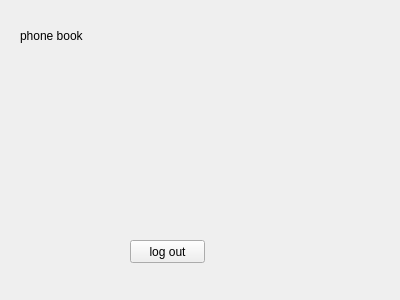
<?xml version="1.0" encoding="UTF-8"?>
<ui version="4.0">
 <class>stackedDialog</class>
 <widget class="QDialog" name="stackedDialog">
  <property name="geometry">
   <rect>
    <x>0</x>
    <y>0</y>
    <width>400</width>
    <height>300</height>
   </rect>
  </property>
  <property name="windowTitle">
   <string>stackedDialog</string>
  </property>
  <widget class="QLabel" name="label">
   <property name="geometry">
    <rect>
     <x>20</x>
     <y>20</y>
     <width>331</width>
     <height>31</height>
    </rect>
   </property>
   <property name="text">
    <string>phone book</string>
   </property>
  </widget>
  <widget class="QStackedWidget" name="stackedWidget">
   <property name="geometry">
    <rect>
     <x>30</x>
     <y>60</y>
     <width>341</width>
     <height>221</height>
    </rect>
   </property>
   <property name="currentIndex">
    <number>1</number>
   </property>
   <widget class="QWidget" name="page1">
    <widget class="QLabel" name="label_2">
     <property name="geometry">
      <rect>
       <x>20</x>
       <y>30</y>
       <width>47</width>
       <height>13</height>
      </rect>
     </property>
     <property name="text">
      <string>TextLabel</string>
     </property>
    </widget>
    <widget class="QLabel" name="label_3">
     <property name="geometry">
      <rect>
       <x>20</x>
       <y>70</y>
       <width>47</width>
       <height>13</height>
      </rect>
     </property>
     <property name="text">
      <string>TextLabel</string>
     </property>
    </widget>
    <widget class="QPushButton" name="pushButton">
     <property name="geometry">
      <rect>
       <x>110</x>
       <y>160</y>
       <width>75</width>
       <height>23</height>
      </rect>
     </property>
     <property name="text">
      <string>log in</string>
     </property>
    </widget>
   </widget>
   <widget class="QWidget" name="page2">
    <widget class="QPushButton" name="pushButton_2">
     <property name="geometry">
      <rect>
       <x>100</x>
       <y>180</y>
       <width>75</width>
       <height>23</height>
      </rect>
     </property>
     <property name="text">
      <string>log out</string>
     </property>
    </widget>
   </widget>
  </widget>
 </widget>
 <layoutdefault spacing="6" margin="11"/>
 <resources/>
 <connections/>
</ui>
